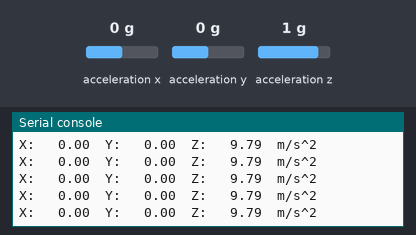
A program run on a simulated Raspberry Pi Pico running MicroPython. Parts: the last lines printed to the serial console. The inputs (shaded band) are chosen by the test bench; at power-on: acceleration x 0 g, acceleration y 0 g, acceleration z 1 g.

Above: at 1.2 s.
1.3 s: acceleration x set to -1.4 g
At 1.56 s:
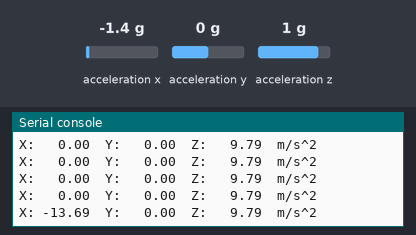
2.9 s: acceleration y set to -1.4 g
At 3.17 s:
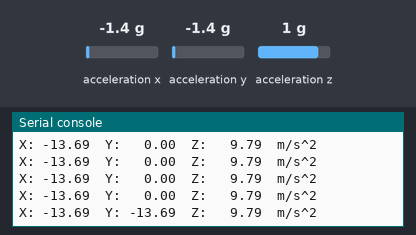
4.5 s: acceleration z set to -1.4 g
At 4.78 s:
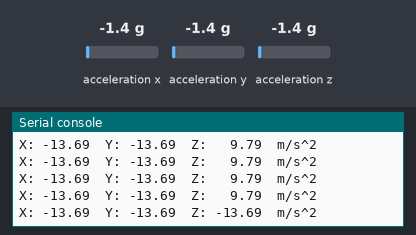
6.1 s: acceleration x set to -0.8 g
At 6.38 s:
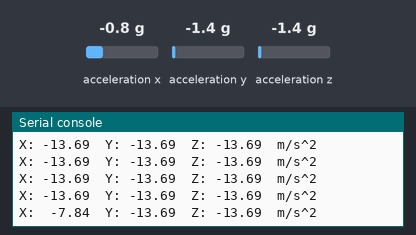
7.7 s: acceleration y set to -0.8 g
At 7.99 s:
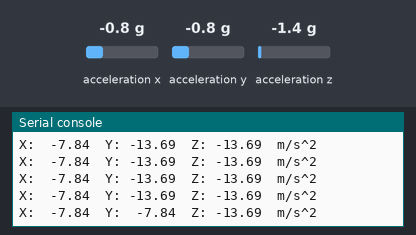
9.3 s: acceleration z set to -0.8 g
At 9.6 s:
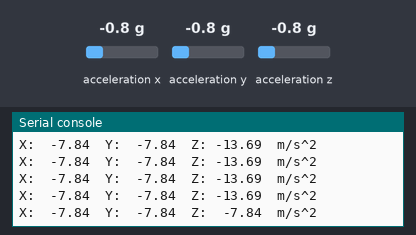

Measured:
- after the input at 1.3 s, the serial console: prints a new line after 0.11 s (image 1)
- after the input at 2.9 s, the serial console: prints a new line after 0.11 s (image 2)
- after the input at 4.5 s, the serial console: prints a new line after 0.12 s (image 3)
- after the input at 6.1 s, the serial console: prints a new line after 0.13 s (image 4)
- after the input at 7.7 s, the serial console: prints a new line after 0.13 s (image 5)
- after the input at 9.3 s, the serial console: prints a new line after 0.14 s (image 6)

The program:

example.py
```python
# Runs on a Raspberry Pi Pico under MicroPython to configure the ADXL345 over I2C, read 16-bit axis data, convert to signed values and m/s², and print the X/Y/Z acceleration repeatedly.
#
# Buy this module: https://shillehtek.com/products/shillehtek-adxl345-pre-soldered-3-axis-digital-angle-acceleration-sensor-module
# Full manual: https://shillehtek.com/blogs/shillehtek-product-manuals/shillehtek-adxl345-pre-soldered-3-axis-digital-angle-acceleration-sensor-module-manual
# More examples: https://github.com/shillehbean/shillehtek-examples
#

# ADXL345 - Raspberry Pi Pico MicroPython Example
# Wiring: SDA -> GP4, SCL -> GP5, 3V3 -> 3V3 OUT, GND -> GND, CS -> 3V3

from machine import I2C, Pin
import time

ADDR = 0x53
POWER_CTL = 0x2D
DATA_FORMAT = 0x31
DATAX0 = 0x32
SCALE = 0.0039 * 9.80665  # +/-2g, full-res

i2c = I2C(0, sda=Pin(4), scl=Pin(5), freq=400000)

# Configure: full-res, +/-2g, then enable measurement mode
i2c.writeto_mem(ADDR, DATA_FORMAT, b'\x08')
i2c.writeto_mem(ADDR, POWER_CTL, b'\x08')

while True:
    raw = i2c.readfrom_mem(ADDR, DATAX0, 6)
    x = int.from_bytes(raw[0:2], 'little')
    y = int.from_bytes(raw[2:4], 'little')
    z = int.from_bytes(raw[4:6], 'little')
    # Convert unsigned to signed 16-bit
    if x > 32767: x -= 65536
    if y > 32767: y -= 65536
    if z > 32767: z -= 65536
    print("X: {:6.2f}  Y: {:6.2f}  Z: {:6.2f}  m/s^2".format(
        x * SCALE, y * SCALE, z * SCALE))
    time.sleep(0.2)
```
